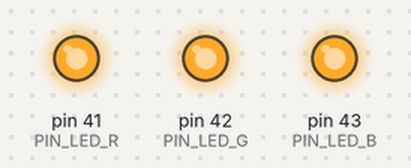
Recording of a sketch running on a simulated Arduino Mega 2560, built with avr-gcc and run on an emulated ATmega2560. Shown: output pins drawn as LEDs (lit = HIGH).

Above: at 0.1 s.
At 1.1 s:
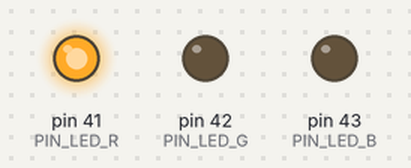
At 2.1 s:
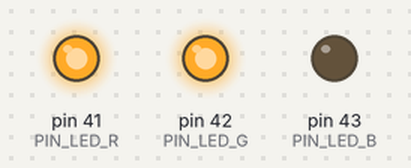
At 4.1 s:
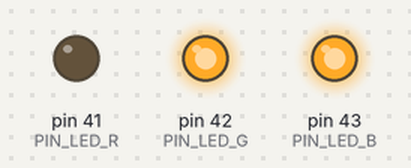
At 6.1 s:
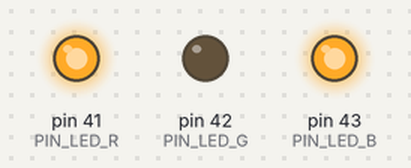
At 8.1 s:
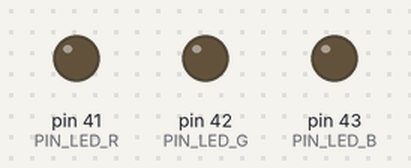
Timing chart, 0 to 9.6 s (numbered marks = the images above):
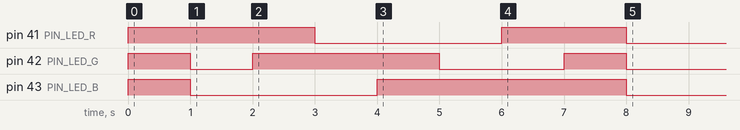

The sketch:

led_queue.ino
```cpp
/*
 * led_queue.ino
 * Demonstration of queued LED color change events with specified duration
 *
 * Notes:
 * - Uses the ArduinoQueue library found in Arduino Library Manager
 */

#include <ArduinoQueue.h>

// Indicator LED PINs
const int PIN_LED_R = 41;
const int PIN_LED_G = 42;
const int PIN_LED_B = 43;

// Create a custom type to hold an LED color and duration
typedef struct LEDStep {
  char color;
  long dur_ms;
} LEDStep;

// Current LED step
LEDStep current_led_step = {'w', 1000};

// Initialize a FIFO queue to hold LED steps
const int LED_QUEUE_LEN = 16;
ArduinoQueue<LEDStep> led_queue(LED_QUEUE_LEN);

// Timing control
long t0, t1, dt;

// ==============================
void setup() {

  led_init();

  // Add some steps to the queue
  led_queue.enqueue({'r', 1000});
  led_queue.enqueue({'y', 1000});
  led_queue.enqueue({'g', 1000});
  led_queue.enqueue({'c', 1000});
  led_queue.enqueue({'b', 1000});
  led_queue.enqueue({'m', 1000});
  led_queue.enqueue({'w', 1000});
  led_queue.enqueue({'k', 1000});
}

void loop() {
  led_update();
}
// ==============================

// Initialize LED pins; set the first step color and record start time
void led_init() {
  pinMode(PIN_LED_R, OUTPUT);
  pinMode(PIN_LED_G, OUTPUT);
  pinMode(PIN_LED_B, OUTPUT);
  led_set_color(current_led_step.color);
  t0 = millis();
}

// Load LED steps from the queue when the current step's duration is up
void led_update() {
  t1 = millis();
  dt = t1 - t0;
  if (dt < current_led_step.dur_ms)
    return;
  if (!led_queue.isEmpty()) {
    current_led_step = led_queue.dequeue();   // Update current step
    led_set_color(current_led_step.color);    // Set the color
    t0 = millis();                            // Record start time
  }
}

// Set one of eight discrete colors ('r', 'y', 'g', 'c', 'b', 'm', 'w', 'k')
// where 'k' turns the LED off
void led_set_color(char color) {
  bool r, g, b;
  r = g = b = false;
  switch (color) {
    case 'r':
      r = true;
      break;
    case 'g':
      g = true;
      break;
    case 'b':
      b = true;
      break;
    case 'c':
      g = b = true;
      break;
    case 'm':
      r = b = true;
      break;
    case 'y':
      r = g = true;
      break;
    case 'w':
      r = g = b = true;
      break;
    case 'k':
    default:
      break;
  }
  digitalWrite(PIN_LED_R, r);
  digitalWrite(PIN_LED_G, g);
  digitalWrite(PIN_LED_B, b);
}
```

Measured:
- by itself, pin 41 (PIN_LED_R): HIGH → LOW at 3.0 s, → HIGH 3.0 s later, → LOW 2.0 s later
- by itself, pin 42 (PIN_LED_G): goes LOW 1.0 s, HIGH 3.0 s, LOW 2.0 s, HIGH 1.0 s, then LOW
- by itself, pin 43 (PIN_LED_B): HIGH → LOW at 1.0 s, → HIGH 3.0 s later, → LOW 4.0 s later
